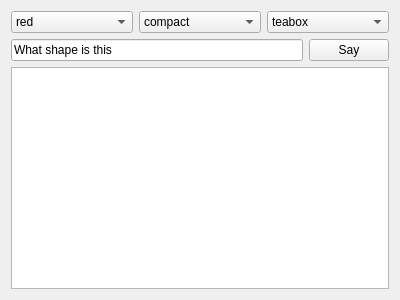
<?xml version="1.0" encoding="UTF-8"?>
<ui version="4.0">
 <class>Form</class>
 <widget class="QWidget" name="Form">
  <property name="geometry">
   <rect>
    <x>0</x>
    <y>0</y>
    <width>400</width>
    <height>300</height>
   </rect>
  </property>
  <property name="windowTitle">
   <string>Form</string>
  </property>
  <layout class="QVBoxLayout" name="verticalLayout">
   <item>
    <layout class="QHBoxLayout" name="horizontalLayout">
     <item>
      <widget class="QComboBox" name="comboBox">
       <property name="sizePolicy">
        <sizepolicy hsizetype="Expanding" vsizetype="Fixed">
         <horstretch>1</horstretch>
         <verstretch>1</verstretch>
        </sizepolicy>
       </property>
       <item>
        <property name="text">
         <string>red</string>
        </property>
       </item>
       <item>
        <property name="text">
         <string>green</string>
        </property>
       </item>
       <item>
        <property name="text">
         <string>blue</string>
        </property>
       </item>
      </widget>
     </item>
     <item>
      <widget class="QComboBox" name="comboBox_2">
       <property name="sizePolicy">
        <sizepolicy hsizetype="Expanding" vsizetype="Fixed">
         <horstretch>1</horstretch>
         <verstretch>1</verstretch>
        </sizepolicy>
       </property>
       <item>
        <property name="text">
         <string>compact</string>
        </property>
       </item>
       <item>
        <property name="text">
         <string>elongated</string>
        </property>
       </item>
      </widget>
     </item>
     <item>
      <widget class="QComboBox" name="comboBox_3">
       <property name="sizePolicy">
        <sizepolicy hsizetype="MinimumExpanding" vsizetype="Fixed">
         <horstretch>1</horstretch>
         <verstretch>0</verstretch>
        </sizepolicy>
       </property>
       <item>
        <property name="text">
         <string>teabox</string>
        </property>
       </item>
      </widget>
     </item>
    </layout>
   </item>
   <item>
    <layout class="QHBoxLayout" name="horizontalLayout_2">
     <item>
      <widget class="QLineEdit" name="lineEdit">
       <property name="text">
        <string>What shape is this</string>
       </property>
      </widget>
     </item>
     <item>
      <widget class="QPushButton" name="pushButton">
       <property name="text">
        <string>Say</string>
       </property>
      </widget>
     </item>
    </layout>
   </item>
   <item>
    <widget class="QTextEdit" name="textEdit">
     <property name="html">
      <string>&lt;!DOCTYPE HTML PUBLIC &quot;-//W3C//DTD HTML 4.0//EN&quot; &quot;http://www.w3.org/TR/REC-html40/strict.dtd&quot;&gt;
&lt;html&gt;&lt;head&gt;&lt;meta name=&quot;qrichtext&quot; content=&quot;1&quot; /&gt;&lt;style type=&quot;text/css&quot;&gt;
p, li { white-space: pre-wrap; }
&lt;/style&gt;&lt;/head&gt;&lt;body style=&quot; font-family:'Liberation Sans'; font-size:9pt; font-weight:400; font-style:normal;&quot;&gt;
&lt;p style=&quot;-qt-paragraph-type:empty; margin-top:0px; margin-bottom:0px; margin-left:0px; margin-right:0px; -qt-block-indent:0; text-indent:0px;&quot;&gt;&lt;/p&gt;&lt;/body&gt;&lt;/html&gt;</string>
     </property>
    </widget>
   </item>
  </layout>
 </widget>
 <resources/>
 <connections/>
</ui>
